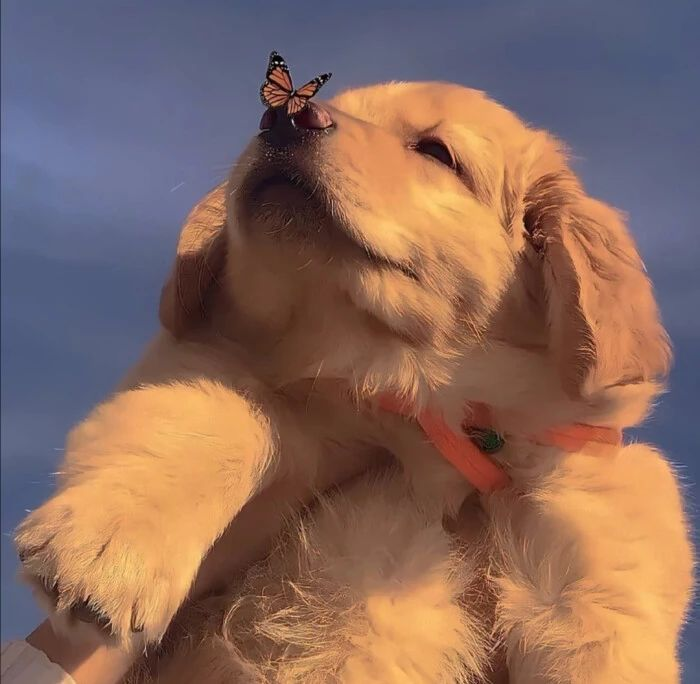
#> input picture lab2/my_img.jpg, 700 x 684 px
$ python -i mymosse.py   (imports and definitions only)
#> lines starting #> are read from the running program, lines starting #| are printed output that depends on the picture
import cv2
import numpy as np


class MOSSETrackerFromOzon:
    def __init__(self, learning_rate=0.2, psr_threshold=12.0):
        self.lr = learning_rate
        self.psr_threshold = psr_threshold

        self.H = None
        self.G = None
        self.win = None
        self.pos = None
        self.size = None

        self.smooth_factor = 0.6

    # [46 lines left out: functions preprocess, gaus2D, get_samples, init, not called in this run]

    def update(self, frame):
        w, h = self.size
        cx, cy = self.pos

        patch = cv2.getRectSubPix(frame, (w, h), (cx, cy))
        patch_gray = cv2.cvtColor(patch, cv2.COLOR_BGR2GRAY).astype(np.float32)

        F = np.fft.fft2(self.preprocess(patch_gray))
        R = np.fft.ifft2(F * self.H)
        R = np.real(R)

        max_loc = np.unravel_index(np.argmax(R), R.shape)
        dy = max_loc[0] - h // 2
        dx = max_loc[1] - w // 2

        peak = R[max_loc]
        side = R.copy()
        side[max_loc[0] - 3 : max_loc[0] + 3, max_loc[1] - 3 : max_loc[1] + 3] = 0

        psr = (peak - side.mean()) / (side.std() + 1e-5)

        new_cx = cx + dx
        new_cy = cy + dy

        new_cx = (1 - self.smooth_factor) * cx + self.smooth_factor * new_cx
        new_cy = (1 - self.smooth_factor) * cy + self.smooth_factor * new_cy

        H_img, W_img = frame.shape[:2]
        new_cx = np.clip(new_cx, w / 2, W_img - w / 2)
        new_cy = np.clip(new_cy, h / 2, H_img - h / 2)

        self.pos = (float(new_cx), float(new_cy))

        if psr > self.psr_threshold:
            G_fft = np.fft.fft2(self.G)
            F_new = np.fft.fft2(self.preprocess(patch_gray))
            H_new = (G_fft * np.conj(F_new)) / (F_new * np.conj(F_new) + 1e-5)
            self.H = (1 - self.lr) * self.H + self.lr * H_new

        x = int(self.pos[0] - w / 2)
        y = int(self.pos[1] - h / 2)
        return x, y, w, h

>>> import cv2
>>> picture = cv2.imread('../lab2/my_img.jpg', cv2.IMREAD_GRAYSCALE)
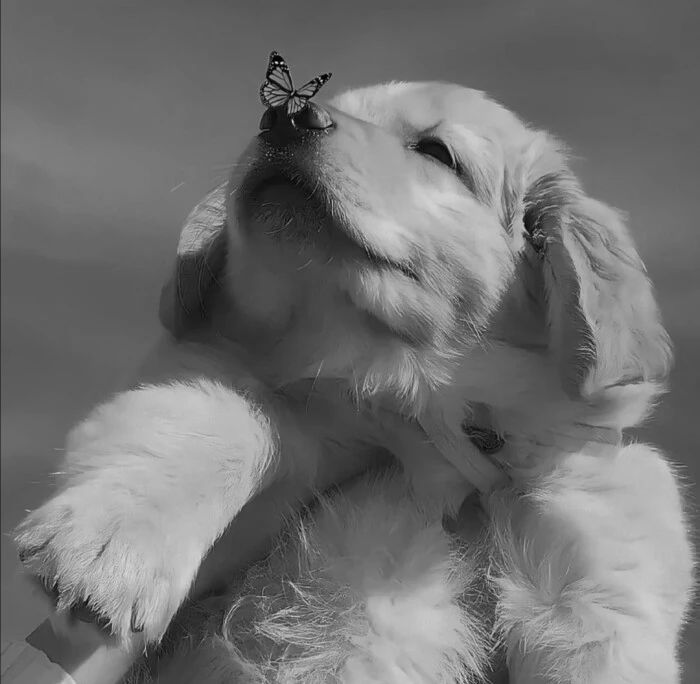
#> picture: shape (684, 700); min 0, max 228, mean 113.1
>>> result = MOSSETrackerFromOzon().update(picture)
#> (the run stopped early here; a loop or call above may not have finished)
